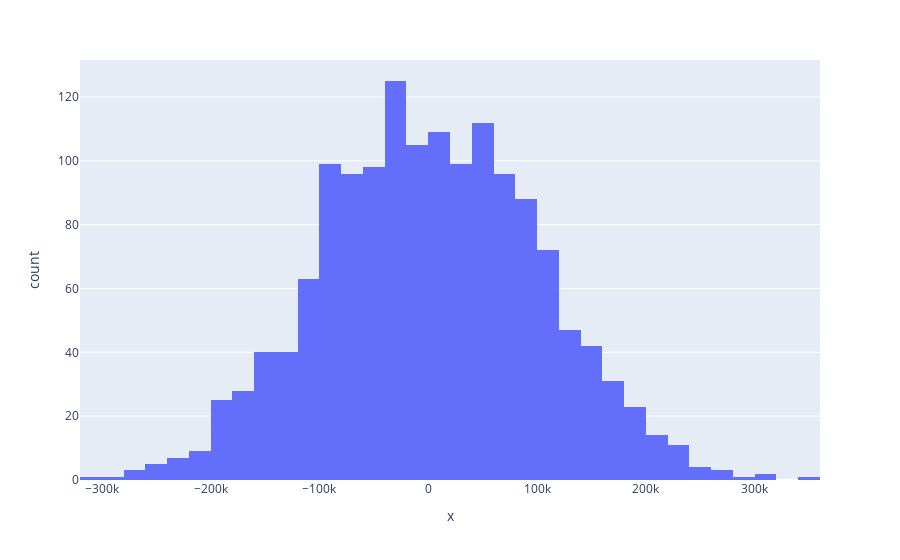

The notebook cell saved with this chart:
### Markdown cell above
### El resultado del histograma debe ser una distribucion normal para ser aceptado el modelo

### Code cell
fig = px.histogram(x = Y_test - predictions)
fig.show()

### Figure 1 — Plotly figure (JSON) as saved in the notebook; plotly's stock layout.template omitted (floating-point values rounded to 4 significant figures; data arrays with more than 128 entries replaced by an {"elided": "..."} marker saying what was removed)
{"data": [{"alignmentgroup": "True", "bingroup": "x", "hovertemplate": "x=%{x}<br>count=%{y}<extra></extra>", "legendgroup": "", "marker": {"color": "#636efa", "pattern": {"shape": ""}}, "name": "", "offsetgroup": "", "orientation": "v", "showlegend": false, "type": "histogram", "x": {"elided": "1500 float values"}, "xaxis": "x", "yaxis": "y"}], "layout": {"barmode": "relative", "legend": {"tracegroupgap": 0}, "margin": {"t": 60}, "xaxis": {"anchor": "y", "domain": [0, 1], "title": {"text": "x"}}, "yaxis": {"anchor": "x", "domain": [0, 1], "title": {"text": "count"}}}}
